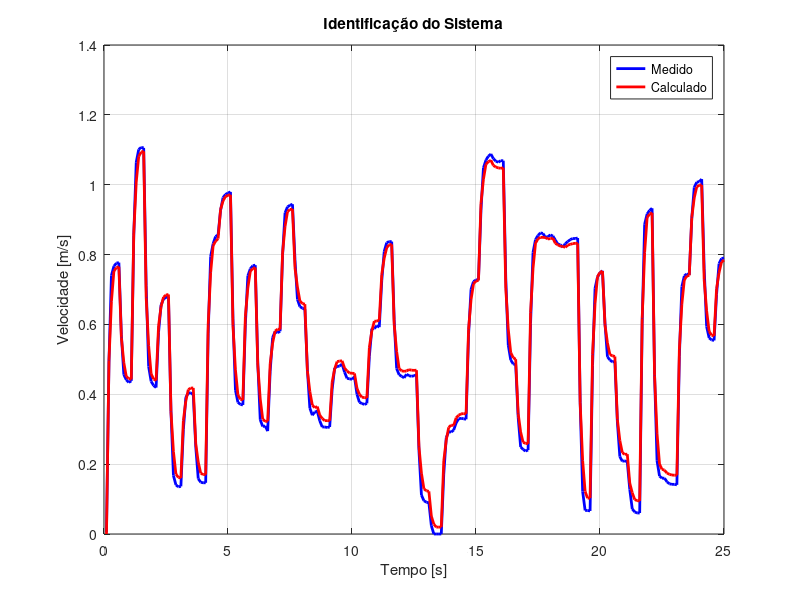

The MATLAB script that drew this image:
clc, clear, close all

data = load('t100a05');
pv = 900;
D = 0.042;
dT = 0.1;
dS = ((pi*D)/pv)/dT;

y = dS*data.d(:,2);
u = data.d(:,1);
N = length(y);

Y = y(2:N);
X = [y(1:N-1) u(1:N-1)];

theta = inv(X'*X)*X'*Y

yh = [0];
for i = 2:N
    yh(i) = theta(1) *  y(i - 1) + theta(2) * u(i-1); 
    
end

for i = 1:N
    MSE=sum((yh(i)-y(i))^2)/N;
end

% ------------ Plots -----------
figure()
subplot(1,1,1)
plot(data.dT, y, 'b', 'linewidth', 2)
hold on
plot(data.dT, yh, 'r','linewidth', 2)
hold on
grid on
title('Identificação do Sistema')
xlabel('Tempo [s]')
ylabel('Velocidade [m/s]')
legend('Medido','Calculado') 

% ----------- Validação ---------
data_t = load('t100a06');
y_t = dS*data_t.d(:,2);
u_t = data_t.d(:,1);

yh_t = [0];
for i = 2:N
    yh_t(i) = theta(1) *  y_t(i - 1) + theta(2) * u_t(i-1);   
    
end

for i = 1:N
    MSE_t=sum((yh_t(i)-y_t(i))^2)/N;
end
